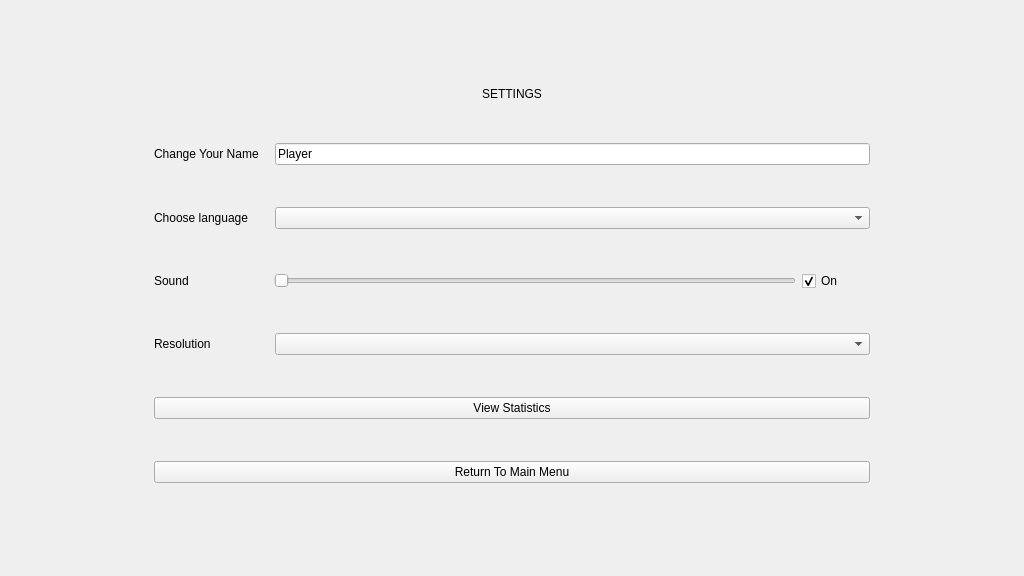
<?xml version="1.0" encoding="UTF-8"?>
<ui version="4.0">
 <class>SettingsWidget</class>
 <widget class="QWidget" name="SettingsWidget">
  <property name="geometry">
   <rect>
    <x>0</x>
    <y>0</y>
    <width>1024</width>
    <height>576</height>
   </rect>
  </property>
  <property name="windowTitle">
   <string>Form</string>
  </property>
  <layout class="QHBoxLayout" name="horizontalLayout" stretch="1,5,1">
   <item>
    <spacer name="ui_left_spacer_">
     <property name="orientation">
      <enum>Qt::Horizontal</enum>
     </property>
     <property name="sizeHint" stdset="0">
      <size>
       <width>40</width>
       <height>20</height>
      </size>
     </property>
    </spacer>
   </item>
   <item>
    <layout class="QVBoxLayout" name="ui_vertical_layout_" stretch="1,8,10,10,10,10,8,8,1">
     <item>
      <spacer name="ui_upper_spacer_">
       <property name="orientation">
        <enum>Qt::Vertical</enum>
       </property>
       <property name="sizeType">
        <enum>QSizePolicy::Fixed</enum>
       </property>
       <property name="sizeHint" stdset="0">
        <size>
         <width>20</width>
         <height>40</height>
        </size>
       </property>
      </spacer>
     </item>
     <item>
      <widget class="QLabel" name="ui_settings_label_">
       <property name="sizePolicy">
        <sizepolicy hsizetype="Minimum" vsizetype="Fixed">
         <horstretch>0</horstretch>
         <verstretch>0</verstretch>
        </sizepolicy>
       </property>
       <property name="text">
        <string>SETTINGS</string>
       </property>
       <property name="alignment">
        <set>Qt::AlignCenter</set>
       </property>
      </widget>
     </item>
     <item>
      <layout class="QHBoxLayout" name="ui_user_layout_" stretch="5,26">
       <item>
        <widget class="QLabel" name="ui_user_label_">
         <property name="text">
          <string>Change Your Name</string>
         </property>
        </widget>
       </item>
       <item>
        <widget class="QLineEdit" name="ui_user_line_edit_">
         <property name="text">
          <string>Player</string>
         </property>
        </widget>
       </item>
      </layout>
     </item>
     <item>
      <layout class="QHBoxLayout" name="ui_language_layout_" stretch="5,26">
       <item>
        <widget class="QLabel" name="ui_language_label_">
         <property name="text">
          <string>Choose language</string>
         </property>
        </widget>
       </item>
       <item>
        <widget class="QComboBox" name="ui_language_combo_box_"/>
       </item>
      </layout>
     </item>
     <item>
      <layout class="QHBoxLayout" name="ui_sound_layout_" stretch="5,23,3">
       <item>
        <widget class="QLabel" name="ui_sound_label_">
         <property name="text">
          <string>Sound</string>
         </property>
        </widget>
       </item>
       <item>
        <widget class="QSlider" name="ui_volume_">
         <property name="orientation">
          <enum>Qt::Horizontal</enum>
         </property>
        </widget>
       </item>
       <item>
        <widget class="QCheckBox" name="ui_sound_check_box_">
         <property name="text">
          <string>On</string>
         </property>
         <property name="checked">
          <bool>true</bool>
         </property>
        </widget>
       </item>
      </layout>
     </item>
     <item>
      <layout class="QHBoxLayout" name="ui_resolution_layout_" stretch="5,26">
       <item>
        <widget class="QLabel" name="ui_resoluton_label_">
         <property name="text">
          <string>Resolution</string>
         </property>
        </widget>
       </item>
       <item>
        <widget class="QComboBox" name="ui_resolution_combo_box_"/>
       </item>
      </layout>
     </item>
     <item>
      <widget class="QPushButton" name="ui_statistics_button_">
       <property name="text">
        <string>View Statistics</string>
       </property>
      </widget>
     </item>
     <item>
      <widget class="QPushButton" name="ui_return_button_">
       <property name="sizePolicy">
        <sizepolicy hsizetype="Minimum" vsizetype="Fixed">
         <horstretch>0</horstretch>
         <verstretch>0</verstretch>
        </sizepolicy>
       </property>
       <property name="text">
        <string>Return To Main Menu</string>
       </property>
      </widget>
     </item>
     <item>
      <spacer name="ui_down_spacer_">
       <property name="orientation">
        <enum>Qt::Vertical</enum>
       </property>
       <property name="sizeType">
        <enum>QSizePolicy::Fixed</enum>
       </property>
       <property name="sizeHint" stdset="0">
        <size>
         <width>20</width>
         <height>40</height>
        </size>
       </property>
      </spacer>
     </item>
    </layout>
   </item>
   <item>
    <spacer name="ui_right_pacer_">
     <property name="orientation">
      <enum>Qt::Horizontal</enum>
     </property>
     <property name="sizeHint" stdset="0">
      <size>
       <width>40</width>
       <height>20</height>
      </size>
     </property>
    </spacer>
   </item>
  </layout>
 </widget>
 <resources/>
 <connections>
  <connection>
   <sender>ui_return_button_</sender>
   <signal>clicked()</signal>
   <receiver>SettingsWidget</receiver>
   <slot>ReturnToMainMenu()</slot>
   <hints>
    <hint type="sourcelabel">
     <x>199</x>
     <y>221</y>
    </hint>
    <hint type="destinationlabel">
     <x>199</x>
     <y>149</y>
    </hint>
   </hints>
  </connection>
  <connection>
   <sender>ui_sound_check_box_</sender>
   <signal>stateChanged(int)</signal>
   <receiver>SettingsWidget</receiver>
   <slot>ChangeSound()</slot>
   <hints>
    <hint type="sourcelabel">
     <x>964</x>
     <y>263</y>
    </hint>
    <hint type="destinationlabel">
     <x>511</x>
     <y>287</y>
    </hint>
   </hints>
  </connection>
  <connection>
   <sender>ui_resolution_combo_box_</sender>
   <signal>currentIndexChanged(int)</signal>
   <receiver>SettingsWidget</receiver>
   <slot>ChangeResolution()</slot>
   <hints>
    <hint type="sourcelabel">
     <x>595</x>
     <y>450</y>
    </hint>
    <hint type="destinationlabel">
     <x>511</x>
     <y>287</y>
    </hint>
   </hints>
  </connection>
  <connection>
   <sender>ui_language_combo_box_</sender>
   <signal>currentIndexChanged(int)</signal>
   <receiver>SettingsWidget</receiver>
   <slot>ChangeLanguage()</slot>
   <hints>
    <hint type="sourcelabel">
     <x>571</x>
     <y>217</y>
    </hint>
    <hint type="destinationlabel">
     <x>511</x>
     <y>287</y>
    </hint>
   </hints>
  </connection>
  <connection>
   <sender>ui_user_line_edit_</sender>
   <signal>editingFinished()</signal>
   <receiver>SettingsWidget</receiver>
   <slot>ChangeUserName()</slot>
   <hints>
    <hint type="sourcelabel">
     <x>571</x>
     <y>124</y>
    </hint>
    <hint type="destinationlabel">
     <x>511</x>
     <y>287</y>
    </hint>
   </hints>
  </connection>
  <connection>
   <sender>ui_volume_</sender>
   <signal>sliderReleased()</signal>
   <receiver>SettingsWidget</receiver>
   <slot>ChangeVolume()</slot>
   <hints>
    <hint type="sourcelabel">
     <x>533</x>
     <y>310</y>
    </hint>
    <hint type="destinationlabel">
     <x>511</x>
     <y>287</y>
    </hint>
   </hints>
  </connection>
 </connections>
 <slots>
  <slot>ReturnToMainMenu()</slot>
  <slot>ChangeSound()</slot>
  <slot>ChangeResolution()</slot>
  <slot>ChangeVolume()</slot>
  <slot>ChangeLanguage()</slot>
  <slot>ChangeUserName()</slot>
 </slots>
</ui>
